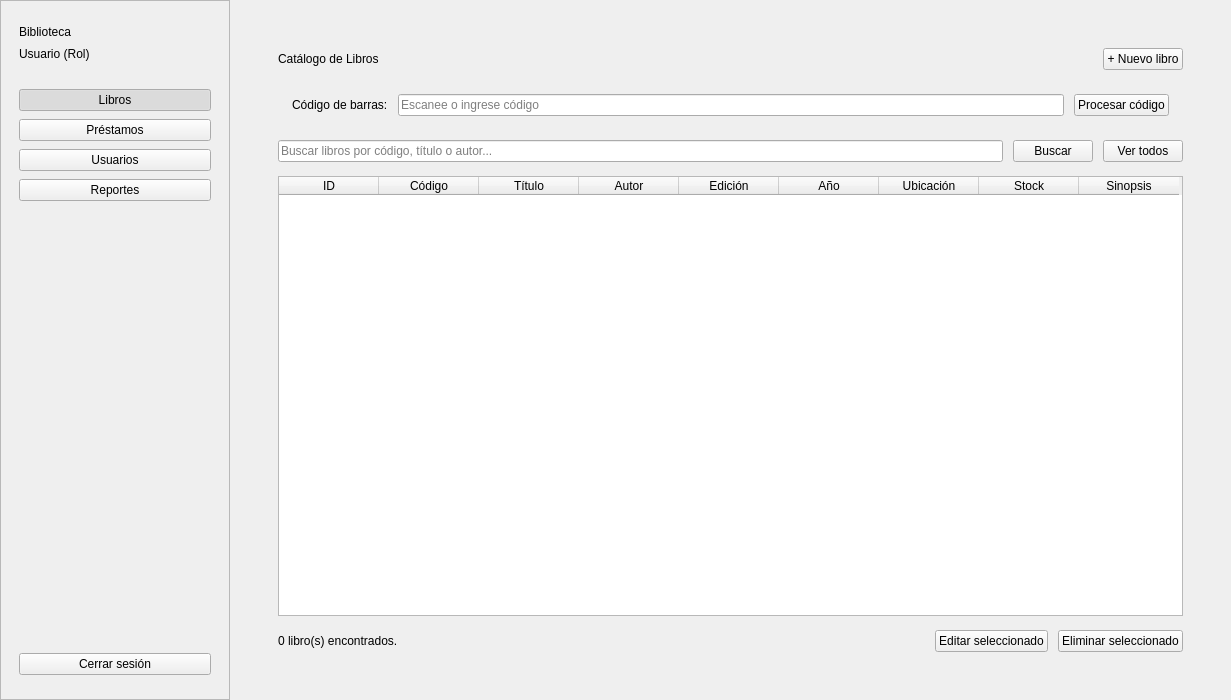
<?xml version="1.0" encoding="UTF-8"?>
<ui version="4.0">
 <class>VentanaPrincipal</class>
 <widget class="QWidget" name="VentanaPrincipal">
  <property name="geometry">
   <rect>
    <x>0</x>
    <y>0</y>
    <width>1231</width>
    <height>700</height>
   </rect>
  </property>
  <property name="windowTitle">
   <string>Sistema de Gestión de Biblioteca</string>
  </property>
  <layout class="QHBoxLayout" name="horizontalLayoutPrincipal">
   <property name="spacing">
    <number>0</number>
   </property>
   <property name="leftMargin">
    <number>0</number>
   </property>
   <property name="topMargin">
    <number>0</number>
   </property>
   <property name="rightMargin">
    <number>0</number>
   </property>
   <property name="bottomMargin">
    <number>0</number>
   </property>
   <item>
    <widget class="QFrame" name="menuLateral">
     <property name="minimumSize">
      <size>
       <width>230</width>
       <height>0</height>
      </size>
     </property>
     <property name="maximumSize">
      <size>
       <width>230</width>
       <height>16777215</height>
      </size>
     </property>
     <property name="frameShape">
      <enum>QFrame::Shape::StyledPanel</enum>
     </property>
     <layout class="QVBoxLayout" name="verticalLayoutMenu">
      <property name="spacing">
       <number>8</number>
      </property>
      <property name="leftMargin">
       <number>18</number>
      </property>
      <property name="topMargin">
       <number>24</number>
      </property>
      <property name="rightMargin">
       <number>18</number>
      </property>
      <property name="bottomMargin">
       <number>24</number>
      </property>
      <item>
       <widget class="QLabel" name="lblTituloMenu">
        <property name="text">
         <string>Biblioteca</string>
        </property>
       </widget>
      </item>
      <item>
       <widget class="QLabel" name="lblUsuarioSesion">
        <property name="text">
         <string>Usuario (Rol)</string>
        </property>
        <property name="wordWrap">
         <bool>true</bool>
        </property>
       </widget>
      </item>
      <item>
       <spacer name="verticalSpacerMenuArriba">
        <property name="orientation">
         <enum>Qt::Orientation::Vertical</enum>
        </property>
        <property name="sizeType">
         <enum>QSizePolicy::Policy::Fixed</enum>
        </property>
        <property name="sizeHint" stdset="0">
         <size>
          <width>20</width>
          <height>20</height>
         </size>
        </property>
       </spacer>
      </item>
      <item>
       <widget class="QPushButton" name="btnLibros">
        <property name="cursor">
         <cursorShape>PointingHandCursor</cursorShape>
        </property>
        <property name="text">
         <string>Libros</string>
        </property>
        <property name="checkable">
         <bool>true</bool>
        </property>
        <property name="checked">
         <bool>true</bool>
        </property>
        <property name="autoExclusive">
         <bool>true</bool>
        </property>
       </widget>
      </item>
      <item>
       <widget class="QPushButton" name="btnPrestamos">
        <property name="cursor">
         <cursorShape>PointingHandCursor</cursorShape>
        </property>
        <property name="text">
         <string>Préstamos</string>
        </property>
        <property name="checkable">
         <bool>true</bool>
        </property>
        <property name="autoExclusive">
         <bool>true</bool>
        </property>
       </widget>
      </item>
      <item>
       <widget class="QPushButton" name="btnUsuarios">
        <property name="cursor">
         <cursorShape>PointingHandCursor</cursorShape>
        </property>
        <property name="text">
         <string>Usuarios</string>
        </property>
        <property name="checkable">
         <bool>true</bool>
        </property>
        <property name="autoExclusive">
         <bool>true</bool>
        </property>
       </widget>
      </item>
      <item>
       <widget class="QPushButton" name="btnReportes">
        <property name="cursor">
         <cursorShape>PointingHandCursor</cursorShape>
        </property>
        <property name="text">
         <string>Reportes</string>
        </property>
        <property name="checkable">
         <bool>true</bool>
        </property>
        <property name="autoExclusive">
         <bool>true</bool>
        </property>
       </widget>
      </item>
      <item>
       <spacer name="verticalSpacerMenuAbajo">
        <property name="orientation">
         <enum>Qt::Orientation::Vertical</enum>
        </property>
        <property name="sizeHint" stdset="0">
         <size>
          <width>20</width>
          <height>40</height>
         </size>
        </property>
       </spacer>
      </item>
      <item>
       <widget class="QPushButton" name="btnCerrarSesion">
        <property name="cursor">
         <cursorShape>PointingHandCursor</cursorShape>
        </property>
        <property name="text">
         <string>Cerrar sesión</string>
        </property>
       </widget>
      </item>
     </layout>
    </widget>
   </item>
   <item>
    <widget class="QStackedWidget" name="stackedPaginas">
     <property name="currentIndex">
      <number>0</number>
     </property>
     <widget class="QWidget" name="pageLibros">
      <layout class="QVBoxLayout" name="layoutPageLibros">
       <property name="leftMargin">
        <number>24</number>
       </property>
       <property name="topMargin">
        <number>24</number>
       </property>
       <property name="rightMargin">
        <number>24</number>
       </property>
       <property name="bottomMargin">
        <number>24</number>
       </property>
       <item>
        <widget class="QFrame" name="tarjetaLibros">
         <layout class="QVBoxLayout" name="layoutTarjetaLibros">
          <property name="spacing">
           <number>14</number>
          </property>
          <property name="leftMargin">
           <number>24</number>
          </property>
          <property name="topMargin">
           <number>24</number>
          </property>
          <property name="rightMargin">
           <number>24</number>
          </property>
          <property name="bottomMargin">
           <number>24</number>
          </property>
          <item>
           <layout class="QHBoxLayout" name="layoutCabeceraLibros">
            <item>
             <widget class="QLabel" name="lblTituloSeccion">
              <property name="text">
               <string>Catálogo de Libros</string>
              </property>
             </widget>
            </item>
            <item>
             <spacer name="spacerCabeceraLibros">
              <property name="orientation">
               <enum>Qt::Orientation::Horizontal</enum>
              </property>
              <property name="sizeHint" stdset="0">
               <size>
                <width>20</width>
                <height>20</height>
               </size>
              </property>
             </spacer>
            </item>
            <item>
             <widget class="QPushButton" name="btnNuevoLibro">
              <property name="cursor">
               <cursorShape>PointingHandCursor</cursorShape>
              </property>
              <property name="text">
               <string>+ Nuevo libro</string>
              </property>
             </widget>
            </item>
           </layout>
          </item>
          <item>
           <widget class="QFrame" name="barraEscaner">
            <layout class="QHBoxLayout" name="layoutBarraEscaner">
             <property name="spacing">
              <number>10</number>
             </property>
             <property name="leftMargin">
              <number>14</number>
             </property>
             <property name="topMargin">
              <number>10</number>
             </property>
             <property name="rightMargin">
              <number>14</number>
             </property>
             <property name="bottomMargin">
              <number>10</number>
             </property>
             <item>
              <widget class="QLabel" name="lblEscaner">
               <property name="text">
                <string>Código de barras:</string>
               </property>
              </widget>
             </item>
             <item>
              <widget class="QLineEdit" name="txtCodigoBarras">
               <property name="placeholderText">
                <string>Escanee o ingrese código</string>
               </property>
              </widget>
             </item>
             <item>
              <widget class="QPushButton" name="btnEscanearLibro">
               <property name="cursor">
                <cursorShape>PointingHandCursor</cursorShape>
               </property>
               <property name="text">
                <string>Procesar código</string>
               </property>
              </widget>
             </item>
            </layout>
           </widget>
          </item>
          <item>
           <layout class="QHBoxLayout" name="layoutBuscadorLibros">
            <property name="spacing">
             <number>10</number>
            </property>
            <item>
             <widget class="QLineEdit" name="txtBuscarLibro">
              <property name="placeholderText">
               <string>Buscar libros por código, título o autor...</string>
              </property>
             </widget>
            </item>
            <item>
             <widget class="QPushButton" name="btnBuscarLibro">
              <property name="cursor">
               <cursorShape>PointingHandCursor</cursorShape>
              </property>
              <property name="text">
               <string>Buscar</string>
              </property>
             </widget>
            </item>
            <item>
             <widget class="QPushButton" name="btnLimpiarBusqueda">
              <property name="cursor">
               <cursorShape>PointingHandCursor</cursorShape>
              </property>
              <property name="text">
               <string>Ver todos</string>
              </property>
             </widget>
            </item>
           </layout>
          </item>
          <item>
           <widget class="QTableWidget" name="tablaLibros">
            <property name="editTriggers">
             <set>QAbstractItemView::EditTrigger::NoEditTriggers</set>
            </property>
            <property name="alternatingRowColors">
             <bool>true</bool>
            </property>
            <property name="selectionMode">
             <enum>QAbstractItemView::SelectionMode::SingleSelection</enum>
            </property>
            <property name="selectionBehavior">
             <enum>QAbstractItemView::SelectionBehavior::SelectRows</enum>
            </property>
            <attribute name="verticalHeaderVisible">
             <bool>false</bool>
            </attribute>
            <column>
             <property name="text">
              <string>ID</string>
             </property>
            </column>
            <column>
             <property name="text">
              <string>Código</string>
             </property>
            </column>
            <column>
             <property name="text">
              <string>Título</string>
             </property>
            </column>
            <column>
             <property name="text">
              <string>Autor</string>
             </property>
            </column>
            <column>
             <property name="text">
              <string>Edición</string>
             </property>
            </column>
            <column>
             <property name="text">
              <string>Año</string>
             </property>
            </column>
            <column>
             <property name="text">
              <string>Ubicación</string>
             </property>
            </column>
            <column>
             <property name="text">
              <string>Stock</string>
             </property>
            </column>
            <column>
             <property name="text">
              <string>Sinopsis</string>
             </property>
            </column>
           </widget>
          </item>
          <item>
           <layout class="QHBoxLayout" name="layoutPieLibros">
            <property name="spacing">
             <number>10</number>
            </property>
            <item>
             <widget class="QLabel" name="lblEstadoLibros">
              <property name="text">
               <string>0 libro(s) encontrados.</string>
              </property>
             </widget>
            </item>
            <item>
             <spacer name="spacerPieLibros">
              <property name="orientation">
               <enum>Qt::Orientation::Horizontal</enum>
              </property>
              <property name="sizeHint" stdset="0">
               <size>
                <width>40</width>
                <height>20</height>
               </size>
              </property>
             </spacer>
            </item>
            <item>
             <widget class="QPushButton" name="btnEditarLibro">
              <property name="cursor">
               <cursorShape>PointingHandCursor</cursorShape>
              </property>
              <property name="text">
               <string>Editar seleccionado</string>
              </property>
             </widget>
            </item>
            <item>
             <widget class="QPushButton" name="btnEliminarLibro">
              <property name="cursor">
               <cursorShape>PointingHandCursor</cursorShape>
              </property>
              <property name="text">
               <string>Eliminar seleccionado</string>
              </property>
             </widget>
            </item>
           </layout>
          </item>
         </layout>
        </widget>
       </item>
      </layout>
     </widget>
     <widget class="QWidget" name="pagePrestamos">
      <layout class="QVBoxLayout" name="layoutPagePrestamos">
       <property name="leftMargin">
        <number>24</number>
       </property>
       <property name="topMargin">
        <number>24</number>
       </property>
       <property name="rightMargin">
        <number>24</number>
       </property>
       <property name="bottomMargin">
        <number>24</number>
       </property>
       <item>
        <widget class="QFrame" name="tarjetaPrestamos">
         <layout class="QVBoxLayout" name="layoutTarjetaPrestamos">
          <property name="spacing">
           <number>14</number>
          </property>
          <property name="leftMargin">
           <number>24</number>
          </property>
          <property name="topMargin">
           <number>24</number>
          </property>
          <property name="rightMargin">
           <number>24</number>
          </property>
          <property name="bottomMargin">
           <number>24</number>
          </property>
          <item>
           <widget class="QLabel" name="lblTituloSeccion">
            <property name="text">
             <string>Préstamos y Devoluciones</string>
            </property>
           </widget>
          </item>
          <item>
           <widget class="QTabWidget" name="tabPrestamos">
            <property name="currentIndex">
             <number>0</number>
            </property>
            <widget class="QWidget" name="tabNuevoPrestamo">
             <attribute name="title">
              <string>Nuevo Préstamo</string>
             </attribute>
             <layout class="QVBoxLayout" name="layoutTabNuevoPrestamo">
              <property name="spacing">
               <number>12</number>
              </property>
              <property name="leftMargin">
               <number>16</number>
              </property>
              <property name="topMargin">
               <number>16</number>
              </property>
              <property name="rightMargin">
               <number>16</number>
              </property>
              <property name="bottomMargin">
               <number>16</number>
              </property>
              <item>
               <layout class="QHBoxLayout" name="layoutDatosPrestamo">
                <property name="spacing">
                 <number>12</number>
                </property>
                <item>
                 <widget class="QLabel" name="lblLectorPrestamo">
                  <property name="text">
                   <string>Lector:</string>
                  </property>
                 </widget>
                </item>
                <item>
                 <widget class="QComboBox" name="cmbLectorPrestamo">
                  <property name="minimumSize">
                   <size>
                    <width>260</width>
                    <height>0</height>
                   </size>
                  </property>
                 </widget>
                </item>
                <item>
                 <widget class="QPushButton" name="btnRecargarLectores">
                  <property name="cursor">
                   <cursorShape>PointingHandCursor</cursorShape>
                  </property>
                  <property name="text">
                   <string>Actualizar lectores</string>
                  </property>
                 </widget>
                </item>
                <item>
                 <spacer name="spacerDatosPrestamo">
                  <property name="orientation">
                   <enum>Qt::Orientation::Horizontal</enum>
                  </property>
                  <property name="sizeHint" stdset="0">
                   <size>
                    <width>20</width>
                    <height>20</height>
                   </size>
                  </property>
                 </spacer>
                </item>
                <item>
                 <widget class="QLabel" name="lblFechaLimite">
                  <property name="text">
                   <string>Fecha límite:</string>
                  </property>
                 </widget>
                </item>
                <item>
                 <widget class="QDateTimeEdit" name="dtFechaLimite">
                  <property name="minimumSize">
                   <size>
                    <width>185</width>
                    <height>0</height>
                   </size>
                  </property>
                  <property name="displayFormat">
                   <string>yyyy-MM-dd HH:mm:ss</string>
                  </property>
                  <property name="calendarPopup">
                   <bool>true</bool>
                  </property>
                 </widget>
                </item>
               </layout>
              </item>
              <item>
               <widget class="QFrame" name="barraEscanerPrestamo">
                <layout class="QHBoxLayout" name="layoutBarraEscanerPrestamo">
                 <property name="spacing">
                  <number>10</number>
                 </property>
                 <property name="leftMargin">
                  <number>14</number>
                 </property>
                 <property name="topMargin">
                  <number>10</number>
                 </property>
                 <property name="rightMargin">
                  <number>14</number>
                 </property>
                 <property name="bottomMargin">
                  <number>10</number>
                 </property>
                 <item>
                  <widget class="QLabel" name="lblEscaner">
                   <property name="text">
                    <string>Escanear libro:</string>
                   </property>
                  </widget>
                 </item>
                 <item>
                  <widget class="QLineEdit" name="txtCodigoPrestamo">
                   <property name="placeholderText">
                    <string>Escanee o escriba el código de barras del libro</string>
                   </property>
                  </widget>
                 </item>
                 <item>
                  <widget class="QLabel" name="lblCantidadPrestamo">
                   <property name="text">
                    <string>Cantidad:</string>
                   </property>
                  </widget>
                 </item>
                 <item>
                  <widget class="QSpinBox" name="spnCantidadPrestamo">
                   <property name="minimum">
                    <number>1</number>
                   </property>
                   <property name="maximum">
                    <number>99</number>
                   </property>
                   <property name="value">
                    <number>1</number>
                   </property>
                  </widget>
                 </item>
                 <item>
                  <widget class="QPushButton" name="btnAgregarCarrito">
                   <property name="cursor">
                    <cursorShape>PointingHandCursor</cursorShape>
                   </property>
                   <property name="text">
                    <string>Agregar al carrito</string>
                   </property>
                  </widget>
                 </item>
                </layout>
               </widget>
              </item>
              <item>
               <widget class="QTableWidget" name="tablaCarritoPrestamo">
                <property name="editTriggers">
                 <set>QAbstractItemView::EditTrigger::NoEditTriggers</set>
                </property>
                <property name="alternatingRowColors">
                 <bool>true</bool>
                </property>
                <property name="selectionMode">
                 <enum>QAbstractItemView::SelectionMode::SingleSelection</enum>
                </property>
                <property name="selectionBehavior">
                 <enum>QAbstractItemView::SelectionBehavior::SelectRows</enum>
                </property>
                <attribute name="verticalHeaderVisible">
                 <bool>false</bool>
                </attribute>
                <column>
                 <property name="text">
                  <string>ID Libro</string>
                 </property>
                </column>
                <column>
                 <property name="text">
                  <string>Código</string>
                 </property>
                </column>
                <column>
                 <property name="text">
                  <string>Título</string>
                 </property>
                </column>
                <column>
                 <property name="text">
                  <string>Autor</string>
                 </property>
                </column>
                <column>
                 <property name="text">
                  <string>Stock Disponible</string>
                 </property>
                </column>
                <column>
                 <property name="text">
                  <string>Cantidad a Prestar</string>
                 </property>
                </column>
               </widget>
              </item>
              <item>
               <layout class="QHBoxLayout" name="layoutPieCarrito">
                <property name="spacing">
                 <number>10</number>
                </property>
                <item>
                 <widget class="QPushButton" name="btnQuitarLibroCarrito">
                  <property name="cursor">
                   <cursorShape>PointingHandCursor</cursorShape>
                  </property>
                  <property name="text">
                   <string>Quitar seleccionado</string>
                  </property>
                 </widget>
                </item>
                <item>
                 <widget class="QPushButton" name="btnLimpiarCarrito">
                  <property name="cursor">
                   <cursorShape>PointingHandCursor</cursorShape>
                  </property>
                  <property name="text">
                   <string>Vaciar carrito</string>
                  </property>
                 </widget>
                </item>
                <item>
                 <widget class="QLabel" name="lblEstadoCarrito">
                  <property name="text">
                   <string>0 libro(s) en el carrito.</string>
                  </property>
                 </widget>
                </item>
                <item>
                 <spacer name="spacerPieCarrito">
                  <property name="orientation">
                   <enum>Qt::Orientation::Horizontal</enum>
                  </property>
                  <property name="sizeHint" stdset="0">
                   <size>
                    <width>40</width>
                    <height>20</height>
                   </size>
                  </property>
                 </spacer>
                </item>
                <item>
                 <widget class="QPushButton" name="btnConfirmarPrestamo">
                  <property name="cursor">
                   <cursorShape>PointingHandCursor</cursorShape>
                  </property>
                  <property name="text">
                   <string>Confirmar Préstamo</string>
                  </property>
                 </widget>
                </item>
               </layout>
              </item>
             </layout>
            </widget>
            <widget class="QWidget" name="tabDevoluciones">
             <attribute name="title">
              <string>Devoluciones</string>
             </attribute>
             <layout class="QVBoxLayout" name="layoutTabDevoluciones">
              <property name="spacing">
               <number>12</number>
              </property>
              <property name="leftMargin">
               <number>16</number>
              </property>
              <property name="topMargin">
               <number>16</number>
              </property>
              <property name="rightMargin">
               <number>16</number>
              </property>
              <property name="bottomMargin">
               <number>16</number>
              </property>
              <item>
               <widget class="QFrame" name="barraEscanerDevolucion">
                <layout class="QHBoxLayout" name="layoutBarraEscanerDevolucion">
                 <property name="spacing">
                  <number>10</number>
                 </property>
                 <property name="leftMargin">
                  <number>14</number>
                 </property>
                 <property name="topMargin">
                  <number>10</number>
                 </property>
                 <property name="rightMargin">
                  <number>14</number>
                 </property>
                 <property name="bottomMargin">
                  <number>10</number>
                 </property>
                 <item>
                  <widget class="QLabel" name="lblEscaner">
                   <property name="text">
                    <string>Código del libro:</string>
                   </property>
                  </widget>
                 </item>
                 <item>
                  <widget class="QLineEdit" name="txtCodigoDevolucion">
                   <property name="placeholderText">
                    <string>Escanee o escriba el código de barras del libro y presione Enter para buscar préstamos activos...</string>
                   </property>
                  </widget>
                 </item>
                 <item>
                  <widget class="QPushButton" name="btnBuscarDevolucion">
                   <property name="cursor">
                    <cursorShape>PointingHandCursor</cursorShape>
                   </property>
                   <property name="text">
                    <string>Buscar préstamos activos</string>
                   </property>
                  </widget>
                 </item>
                </layout>
               </widget>
              </item>
              <item>
               <widget class="QTableWidget" name="tablaDevoluciones">
                <property name="editTriggers">
                 <set>QAbstractItemView::EditTrigger::NoEditTriggers</set>
                </property>
                <property name="alternatingRowColors">
                 <bool>true</bool>
                </property>
                <property name="selectionMode">
                 <enum>QAbstractItemView::SelectionMode::SingleSelection</enum>
                </property>
                <property name="selectionBehavior">
                 <enum>QAbstractItemView::SelectionBehavior::SelectRows</enum>
                </property>
                <attribute name="verticalHeaderVisible">
                 <bool>false</bool>
                </attribute>
                <column>
                 <property name="text">
                  <string>Folio</string>
                 </property>
                </column>
                <column>
                 <property name="text">
                  <string>ID Libro</string>
                 </property>
                </column>
                <column>
                 <property name="text">
                  <string>Código</string>
                 </property>
                </column>
                <column>
                 <property name="text">
                  <string>Título</string>
                 </property>
                </column>
                <column>
                 <property name="text">
                  <string>Lector</string>
                 </property>
                </column>
                <column>
                 <property name="text">
                  <string>Cantidad</string>
                 </property>
                </column>
                <column>
                 <property name="text">
                  <string>Fecha Salida</string>
                 </property>
                </column>
                <column>
                 <property name="text">
                  <string>Fecha Límite</string>
                 </property>
                </column>
                <column>
                 <property name="text">
                  <string>Días Retraso</string>
                 </property>
                </column>
               </widget>
              </item>
              <item>
               <layout class="QHBoxLayout" name="layoutPieDevoluciones">
                <property name="spacing">
                 <number>10</number>
                </property>
                <item>
                 <widget class="QLabel" name="lblEstadoDevoluciones">
                  <property name="text">
                   <string>Escanee un código de libro para ver quién lo tiene prestado.</string>
                  </property>
                 </widget>
                </item>
                <item>
                 <spacer name="spacerPieDevoluciones">
                  <property name="orientation">
                   <enum>Qt::Orientation::Horizontal</enum>
                  </property>
                  <property name="sizeHint" stdset="0">
                   <size>
                    <width>40</width>
                    <height>20</height>
                   </size>
                  </property>
                 </spacer>
                </item>
                <item>
                 <widget class="QPushButton" name="btnRegistrarDevolucion">
                  <property name="cursor">
                   <cursorShape>PointingHandCursor</cursorShape>
                  </property>
                  <property name="text">
                   <string>Registrar Devolución</string>
                  </property>
                 </widget>
                </item>
               </layout>
              </item>
             </layout>
            </widget>
            <widget class="QWidget" name="tabMisPrestamos">
             <attribute name="title">
              <string>Mis Préstamos</string>
             </attribute>
             <layout class="QVBoxLayout" name="layoutTabMisPrestamos">
              <property name="spacing">
               <number>12</number>
              </property>
              <property name="leftMargin">
               <number>16</number>
              </property>
              <property name="topMargin">
               <number>16</number>
              </property>
              <property name="rightMargin">
               <number>16</number>
              </property>
              <property name="bottomMargin">
               <number>16</number>
              </property>
              <item>
               <layout class="QHBoxLayout" name="layoutCabeceraMisPrestamos">
                <item>
                 <widget class="QLabel" name="lblEstadoMisPrestamos">
                  <property name="text">
                   <string>Historial de tus préstamos registrados:</string>
                  </property>
                 </widget>
                </item>
                <item>
                 <spacer name="spacerMisPrestamos">
                  <property name="orientation">
                   <enum>Qt::Orientation::Horizontal</enum>
                  </property>
                  <property name="sizeHint" stdset="0">
                   <size>
                    <width>40</width>
                    <height>20</height>
                   </size>
                  </property>
                 </spacer>
                </item>
                <item>
                 <widget class="QPushButton" name="btnActualizarMisPrestamos">
                  <property name="cursor">
                   <cursorShape>PointingHandCursor</cursorShape>
                  </property>
                  <property name="text">
                   <string>Actualizar historial</string>
                  </property>
                 </widget>
                </item>
               </layout>
              </item>
              <item>
               <widget class="QTableWidget" name="tablaMisPrestamos">
                <property name="editTriggers">
                 <set>QAbstractItemView::EditTrigger::NoEditTriggers</set>
                </property>
                <property name="alternatingRowColors">
                 <bool>true</bool>
                </property>
                <property name="selectionMode">
                 <enum>QAbstractItemView::SelectionMode::SingleSelection</enum>
                </property>
                <property name="selectionBehavior">
                 <enum>QAbstractItemView::SelectionBehavior::SelectRows</enum>
                </property>
                <attribute name="verticalHeaderVisible">
                 <bool>false</bool>
                </attribute>
                <column>
                 <property name="text">
                  <string>Folio</string>
                 </property>
                </column>
                <column>
                 <property name="text">
                  <string>Código</string>
                 </property>
                </column>
                <column>
                 <property name="text">
                  <string>Título</string>
                 </property>
                </column>
                <column>
                 <property name="text">
                  <string>Cantidad</string>
                 </property>
                </column>
                <column>
                 <property name="text">
                  <string>Fecha Salida</string>
                 </property>
                </column>
                <column>
                 <property name="text">
                  <string>Fecha Límite</string>
                 </property>
                </column>
                <column>
                 <property name="text">
                  <string>Fecha Devolución</string>
                 </property>
                </column>
                <column>
                 <property name="text">
                  <string>Estado</string>
                 </property>
                </column>
                <column>
                 <property name="text">
                  <string>Días Retraso</string>
                 </property>
                </column>
               </widget>
              </item>
             </layout>
            </widget>
           </widget>
          </item>
         </layout>
        </widget>
       </item>
      </layout>
     </widget>
     <widget class="QWidget" name="pageUsuarios">
      <layout class="QVBoxLayout" name="layoutPageUsuarios">
       <property name="leftMargin">
        <number>24</number>
       </property>
       <property name="topMargin">
        <number>24</number>
       </property>
       <property name="rightMargin">
        <number>24</number>
       </property>
       <property name="bottomMargin">
        <number>24</number>
       </property>
       <item>
        <widget class="QFrame" name="tarjetaUsuarios">
         <layout class="QVBoxLayout" name="layoutTarjetaUsuarios">
          <property name="spacing">
           <number>14</number>
          </property>
          <property name="leftMargin">
           <number>24</number>
          </property>
          <property name="topMargin">
           <number>24</number>
          </property>
          <property name="rightMargin">
           <number>24</number>
          </property>
          <property name="bottomMargin">
           <number>24</number>
          </property>
          <item>
           <layout class="QHBoxLayout" name="layoutCabeceraUsuarios">
            <item>
             <widget class="QLabel" name="lblTituloSeccion">
              <property name="text">
               <string>Gestión de Usuarios</string>
              </property>
             </widget>
            </item>
            <item>
             <spacer name="spacerCabeceraUsuarios">
              <property name="orientation">
               <enum>Qt::Orientation::Horizontal</enum>
              </property>
              <property name="sizeHint" stdset="0">
               <size>
                <width>40</width>
                <height>20</height>
               </size>
              </property>
             </spacer>
            </item>
            <item>
             <widget class="QPushButton" name="btnNuevoUsuario">
              <property name="cursor">
               <cursorShape>PointingHandCursor</cursorShape>
              </property>
              <property name="text">
               <string>+ Nuevo usuario</string>
              </property>
             </widget>
            </item>
           </layout>
          </item>
          <item>
           <layout class="QHBoxLayout" name="layoutBuscadorUsuarios">
            <property name="spacing">
             <number>10</number>
            </property>
            <item>
             <widget class="QLineEdit" name="txtBuscarUsuario">
              <property name="placeholderText">
               <string>Buscar usuarios por nombre o correo electrónico...</string>
              </property>
             </widget>
            </item>
            <item>
             <widget class="QPushButton" name="btnBuscarUsuario">
              <property name="cursor">
               <cursorShape>PointingHandCursor</cursorShape>
              </property>
              <property name="text">
               <string>Buscar</string>
              </property>
             </widget>
            </item>
            <item>
             <widget class="QPushButton" name="btnLimpiarBusquedaUsuario">
              <property name="cursor">
               <cursorShape>PointingHandCursor</cursorShape>
              </property>
              <property name="text">
               <string>Ver todos</string>
              </property>
             </widget>
            </item>
           </layout>
          </item>
          <item>
           <widget class="QTableWidget" name="tablaUsuarios">
            <property name="editTriggers">
             <set>QAbstractItemView::EditTrigger::NoEditTriggers</set>
            </property>
            <property name="alternatingRowColors">
             <bool>true</bool>
            </property>
            <property name="selectionMode">
             <enum>QAbstractItemView::SelectionMode::SingleSelection</enum>
            </property>
            <property name="selectionBehavior">
             <enum>QAbstractItemView::SelectionBehavior::SelectRows</enum>
            </property>
            <attribute name="verticalHeaderVisible">
             <bool>false</bool>
            </attribute>
            <column>
             <property name="text">
              <string>ID</string>
             </property>
            </column>
            <column>
             <property name="text">
              <string>Correo</string>
             </property>
            </column>
            <column>
             <property name="text">
              <string>Nombre</string>
             </property>
            </column>
            <column>
             <property name="text">
              <string>Teléfono</string>
             </property>
            </column>
            <column>
             <property name="text">
              <string>Dirección</string>
             </property>
            </column>
            <column>
             <property name="text">
              <string>Rol</string>
             </property>
            </column>
            <column>
             <property name="text">
              <string>Estado</string>
             </property>
            </column>
           </widget>
          </item>
          <item>
           <layout class="QHBoxLayout" name="layoutPieUsuarios">
            <property name="spacing">
             <number>10</number>
            </property>
            <item>
             <widget class="QLabel" name="lblEstadoUsuarios">
              <property name="text">
               <string>0 usuario(s) encontrados.</string>
              </property>
             </widget>
            </item>
            <item>
             <spacer name="spacerPieUsuarios">
              <property name="orientation">
               <enum>Qt::Orientation::Horizontal</enum>
              </property>
              <property name="sizeHint" stdset="0">
               <size>
                <width>40</width>
                <height>20</height>
               </size>
              </property>
             </spacer>
            </item>
            <item>
             <widget class="QPushButton" name="btnEditarUsuario">
              <property name="cursor">
               <cursorShape>PointingHandCursor</cursorShape>
              </property>
              <property name="text">
               <string>Editar seleccionado</string>
              </property>
             </widget>
            </item>
           </layout>
          </item>
         </layout>
        </widget>
       </item>
      </layout>
     </widget>
     <widget class="QWidget" name="pageReportes">
      <layout class="QVBoxLayout" name="layoutPageReportes">
       <property name="leftMargin">
        <number>24</number>
       </property>
       <property name="topMargin">
        <number>24</number>
       </property>
       <property name="rightMargin">
        <number>24</number>
       </property>
       <property name="bottomMargin">
        <number>24</number>
       </property>
       <item>
        <widget class="QFrame" name="tarjetaReportes">
         <layout class="QVBoxLayout" name="layoutTarjetaReportes">
          <property name="leftMargin">
           <number>24</number>
          </property>
          <property name="topMargin">
           <number>24</number>
          </property>
          <property name="rightMargin">
           <number>24</number>
          </property>
          <property name="bottomMargin">
           <number>24</number>
          </property>
          <item>
           <widget class="QLabel" name="lblTituloSeccion">
            <property name="text">
             <string>Reportes</string>
            </property>
           </widget>
          </item>
          <item>
           <spacer name="spacerReportes">
            <property name="orientation">
             <enum>Qt::Orientation::Vertical</enum>
            </property>
            <property name="sizeHint" stdset="0">
             <size>
              <width>20</width>
              <height>40</height>
             </size>
            </property>
           </spacer>
          </item>
         </layout>
        </widget>
       </item>
      </layout>
     </widget>
    </widget>
   </item>
  </layout>
 </widget>
 <resources/>
 <connections/>
</ui>
